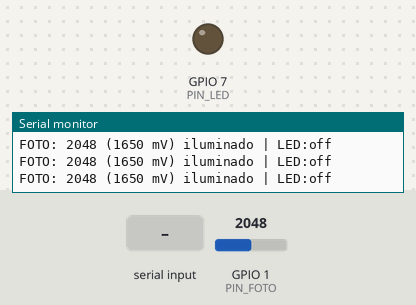
Bench run of a sketch on a simulated ESP32-C3. Parts: output pins drawn as LEDs (lit = HIGH), the last lines printed to the serial monitor. Inputs (shaded band) come from the test bench; at power-on: GPIO 1 (PIN_FOTO) = 2048 (analog values on the 0–4095 scale).

Above: at 2.2 s.
2.3 s: GPIO 1 (PIN_FOTO) set to 1931
At 3.5 s:
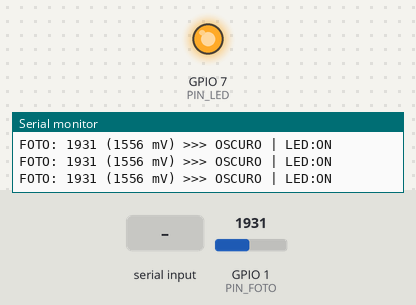
5.4 s: "d1\n" received over Serial
At 6.8 s:
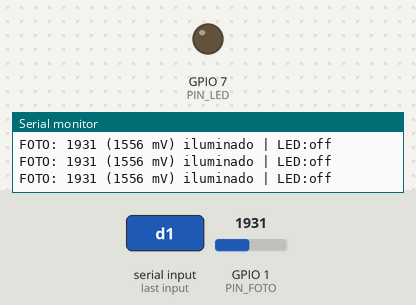
7.2 s: GPIO 1 (PIN_FOTO) set to 2040
At 8.5 s:
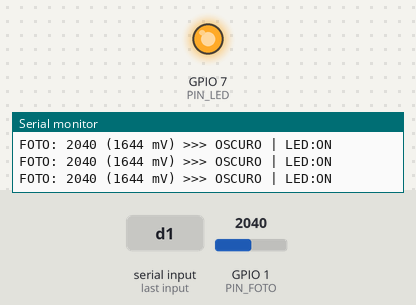
8.8 s: GPIO 1 (PIN_FOTO) set to 1960
At 9.3 s:
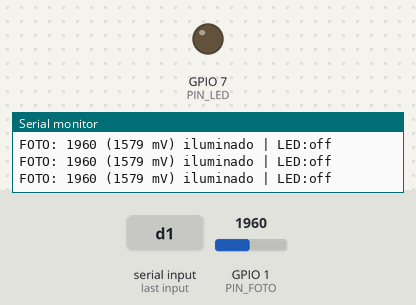
10.4 s: "d-1\n" received over Serial
At 11.1 s:
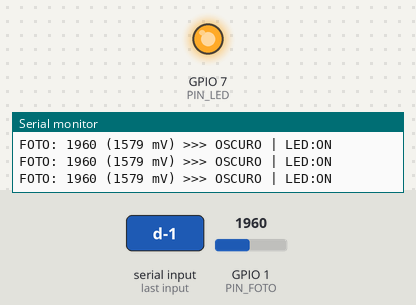
Timing chart, 0 to 13.2 s (numbered marks = the images above; inputs shaded):
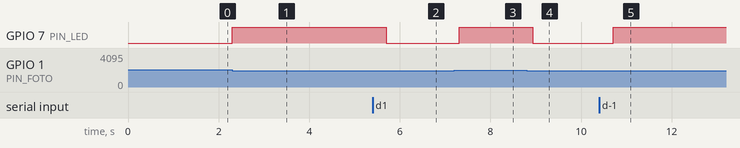

Measured:
- the behaviour switches between 2000 and 1999 on GPIO 1 (PIN_FOTO) (found by bisection; images 0 and 1)
- after the input at 2.3 s, GPIO 7 (PIN_LED): LOW → HIGH at once
- after the input at 5.4 s, GPIO 7 (PIN_LED): HIGH → LOW after 0.30 s
- after the input at 7.2 s, GPIO 7 (PIN_LED): LOW → HIGH after 0.11 s
- after the input at 8.8 s, GPIO 7 (PIN_LED): HIGH → LOW after 0.13 s
- after the input at 10.4 s, GPIO 7 (PIN_LED): LOW → HIGH after 0.31 s

The sketch:

test05_fotoresistencia.ino
```cpp
// ============================================================
// TEST 05 - FOTORRESISTENCIA (ESP32-C3 Super Mini)
// - Fotoresistencia (LDR) con divisor resistivo en GPIO1
//   (ADC1_CH1), alimentado a 3V3.
// - El divisor es PULL-DOWN: con luz la lectura es ALTA y baja al
//   oscurecer. Por eso el default es dir = -1 (oscuro si lectura
//   < umbral).
// - LED indicador en GPIO7 (con resistencia ~220-330 ohm a GND):
//   se enciende cuando se detecta OSCURO.
// - Muestra lectura cruda (0-4095) y mV cada 200 ms y marca
//   OSCURO segun umbral y direccion configurables por Serial.
// - Comandos: 'u<valor>' umbral | 'd1' / 'd-1' direccion | help
// ============================================================
#define PIN_FOTO 1
#define PIN_LED  7   // LED que se enciende al detectar oscuridad
#define N_MUESTRAS 10

int umbral = 2000;
int dir = -1;  // LDR pull-down: oscuro si lectura < umbral

void setup() {
  Serial.begin(115200);
  delay(1000);
  analogReadResolution(12);
  pinMode(PIN_LED, OUTPUT);
  digitalWrite(PIN_LED, LOW);
  Serial.println("TEST05: FOTORRESISTENCIA (GPIO1) + LED (GPIO7)");
  Serial.println("Comandos: u<valor> umbral | d1 / d-1 direccion | help");
}

int leerFoto() {
  long s = 0;
  for (int i = 0; i < N_MUESTRAS; i++) {
    s += analogRead(PIN_FOTO);
    delay(1);
  }
  return s / N_MUESTRAS;
}

void procesarSerial() {
  static String in = "";
  while (Serial.available()) {
    char c = Serial.read();
    if (c == '\n' || c == '\r') {
      in.trim();
      in.toLowerCase();
      if (in == "help") {
        Serial.println("u<valor> = umbral | d1 / d-1 = direccion | help");
      } else if (in.startsWith("u")) {
        umbral = in.substring(1).toInt();
        Serial.println("Umbral = " + String(umbral));
      } else if (in == "d1") {
        dir = 1;
        Serial.println("Dir = 1 (oscuro si lectura > umbral)");
      } else if (in == "d-1") {
        dir = -1;
        Serial.println("Dir = -1 (oscuro si lectura < umbral)");
      } else if (in.length() > 0) {
        Serial.println("Comando no reconocido. Escribir 'help'.");
      }
      in = "";
    } else {
      in += c;
    }
  }
}

void loop() {
  int raw = leerFoto();
  bool osc = (dir == 1) ? (raw > umbral) : (raw < umbral);
  digitalWrite(PIN_LED, osc ? HIGH : LOW);
  Serial.println("FOTO: " + String(raw) + " (" + String(raw * 3300.0f / 4095.0f, 0) + " mV) " +
                 (osc ? ">>> OSCURO" : "iluminado") + " | LED:" + (osc ? "ON" : "off"));
  procesarSerial();
  delay(150);
}
```
